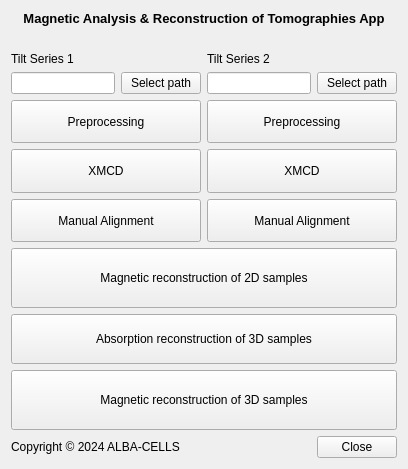
<?xml version="1.0" encoding="UTF-8"?>
<ui version="4.0">
 <class>MagnetismMISTRALGUI</class>
 <widget class="QWidget" name="MagnetismMISTRALGUI">
  <property name="geometry">
   <rect>
    <x>0</x>
    <y>0</y>
    <width>408</width>
    <height>469</height>
   </rect>
  </property>
  <property name="windowTitle">
   <string>MARTApp</string>
  </property>
  <layout class="QVBoxLayout" name="verticalLayout_2">
   <item>
    <widget class="QLabel" name="label_3">
     <property name="font">
      <font>
       <pointsize>10</pointsize>
       <weight>75</weight>
       <bold>true</bold>
      </font>
     </property>
     <property name="text">
      <string>Magnetic Analysis &amp; Reconstruction of Tomographies App</string>
     </property>
     <property name="alignment">
      <set>Qt::AlignCenter</set>
     </property>
    </widget>
   </item>
   <item>
    <layout class="QHBoxLayout" name="horizontalLayout_2">
     <item>
      <widget class="QLabel" name="ALBALogo_label">
       <property name="maximumSize">
        <size>
         <width>100</width>
         <height>50</height>
        </size>
       </property>
       <property name="text">
        <string/>
       </property>
       <property name="scaledContents">
        <bool>true</bool>
       </property>
      </widget>
     </item>
    </layout>
   </item>
   <item>
    <layout class="QVBoxLayout" name="verticalLayout">
     <item>
      <layout class="QGridLayout" name="gridLayout">
       <property name="sizeConstraint">
        <enum>QLayout::SetMaximumSize</enum>
       </property>
       <item row="4" column="0">
        <widget class="QPushButton" name="magnetismXMCDTS1_pushButton">
         <property name="sizePolicy">
          <sizepolicy hsizetype="Minimum" vsizetype="Expanding">
           <horstretch>0</horstretch>
           <verstretch>0</verstretch>
          </sizepolicy>
         </property>
         <property name="toolTip">
          <string>Execute pipeline &quot;magnetism_xmcd&quot; for tilt series 1</string>
         </property>
         <property name="text">
          <string>XMCD</string>
         </property>
        </widget>
       </item>
       <item row="3" column="1">
        <widget class="QPushButton" name="magnetismTS2_pushButton">
         <property name="sizePolicy">
          <sizepolicy hsizetype="Minimum" vsizetype="Expanding">
           <horstretch>0</horstretch>
           <verstretch>0</verstretch>
          </sizepolicy>
         </property>
         <property name="toolTip">
          <string>Execute pipeline &quot;magnetism&quot; for tilt series 2</string>
         </property>
         <property name="text">
          <string>Preprocessing</string>
         </property>
        </widget>
       </item>
       <item row="0" column="1">
        <widget class="QLabel" name="label_2">
         <property name="toolTip">
          <string>Location of the data of the second (rotated) tilt series.</string>
         </property>
         <property name="text">
          <string>Tilt Series 2</string>
         </property>
        </widget>
       </item>
       <item row="5" column="1">
        <widget class="QPushButton" name="ManualAliTS2_pushButton">
         <property name="sizePolicy">
          <sizepolicy hsizetype="Minimum" vsizetype="Expanding">
           <horstretch>0</horstretch>
           <verstretch>0</verstretch>
          </sizepolicy>
         </property>
         <property name="toolTip">
          <string>Perform manual alignment for tilt series 2</string>
         </property>
         <property name="text">
          <string>Manual Alignment</string>
         </property>
        </widget>
       </item>
       <item row="2" column="1">
        <layout class="QHBoxLayout" name="horizontalLayout_4">
         <item>
          <widget class="QLineEdit" name="pathTS2_lineEdit"/>
         </item>
         <item>
          <widget class="QPushButton" name="selectPathTS2_pushButton">
           <property name="text">
            <string>Select path</string>
           </property>
          </widget>
         </item>
        </layout>
       </item>
       <item row="5" column="0">
        <widget class="QPushButton" name="ManualAliTS1_pushButton">
         <property name="sizePolicy">
          <sizepolicy hsizetype="Minimum" vsizetype="Expanding">
           <horstretch>0</horstretch>
           <verstretch>0</verstretch>
          </sizepolicy>
         </property>
         <property name="toolTip">
          <string>Perform manual alignment for tilt series 1</string>
         </property>
         <property name="text">
          <string>Manual Alignment</string>
         </property>
        </widget>
       </item>
       <item row="3" column="0">
        <widget class="QPushButton" name="magnetismTS1_pushButton">
         <property name="sizePolicy">
          <sizepolicy hsizetype="Minimum" vsizetype="Expanding">
           <horstretch>0</horstretch>
           <verstretch>0</verstretch>
          </sizepolicy>
         </property>
         <property name="toolTip">
          <string>Execute pipeline &quot;magnetism&quot; for tilt series 1</string>
         </property>
         <property name="text">
          <string>Preprocessing</string>
         </property>
        </widget>
       </item>
       <item row="4" column="1">
        <widget class="QPushButton" name="magnetismXMCDTS2_pushButton">
         <property name="sizePolicy">
          <sizepolicy hsizetype="Minimum" vsizetype="Expanding">
           <horstretch>0</horstretch>
           <verstretch>0</verstretch>
          </sizepolicy>
         </property>
         <property name="toolTip">
          <string>Execute pipeline &quot;magnetism_xmcd&quot; for tilt series 2</string>
         </property>
         <property name="text">
          <string>XMCD</string>
         </property>
        </widget>
       </item>
       <item row="0" column="0">
        <widget class="QLabel" name="label">
         <property name="toolTip">
          <string>Location of the data of the first tilt series.</string>
         </property>
         <property name="text">
          <string>Tilt Series 1</string>
         </property>
        </widget>
       </item>
       <item row="2" column="0">
        <layout class="QHBoxLayout" name="horizontalLayout_3" stretch="0,0">
         <property name="spacing">
          <number>6</number>
         </property>
         <property name="sizeConstraint">
          <enum>QLayout::SetDefaultConstraint</enum>
         </property>
         <item>
          <widget class="QLineEdit" name="pathTS1_lineEdit"/>
         </item>
         <item>
          <widget class="QPushButton" name="selectPathTS1_pushButton">
           <property name="text">
            <string>Select path</string>
           </property>
          </widget>
         </item>
        </layout>
       </item>
      </layout>
     </item>
     <item>
      <widget class="QPushButton" name="magnetism2Dreconstruction_pushButton">
       <property name="sizePolicy">
        <sizepolicy hsizetype="Minimum" vsizetype="Expanding">
         <horstretch>0</horstretch>
         <verstretch>0</verstretch>
        </sizepolicy>
       </property>
       <property name="maximumSize">
        <size>
         <width>16777215</width>
         <height>60</height>
        </size>
       </property>
       <property name="toolTip">
        <string>Execute pipeline &quot;magnetism_2Dreconstruction&quot;</string>
       </property>
       <property name="text">
        <string>Magnetic reconstruction of 2D samples</string>
       </property>
      </widget>
     </item>
     <item>
      <widget class="QPushButton" name="absorption3Dreconstruction_pushButton">
       <property name="sizePolicy">
        <sizepolicy hsizetype="Minimum" vsizetype="Expanding">
         <horstretch>0</horstretch>
         <verstretch>0</verstretch>
        </sizepolicy>
       </property>
       <property name="maximumSize">
        <size>
         <width>16777215</width>
         <height>50</height>
        </size>
       </property>
       <property name="text">
        <string>Absorption reconstruction of 3D samples</string>
       </property>
      </widget>
     </item>
     <item>
      <widget class="QPushButton" name="magnetism3Dreconstruction_pushButton">
       <property name="sizePolicy">
        <sizepolicy hsizetype="Minimum" vsizetype="Expanding">
         <horstretch>0</horstretch>
         <verstretch>0</verstretch>
        </sizepolicy>
       </property>
       <property name="maximumSize">
        <size>
         <width>16777215</width>
         <height>60</height>
        </size>
       </property>
       <property name="text">
        <string>Magnetic reconstruction of 3D samples</string>
       </property>
      </widget>
     </item>
    </layout>
   </item>
   <item>
    <layout class="QHBoxLayout" name="horizontalLayout">
     <item>
      <widget class="QLabel" name="label_4">
       <property name="text">
        <string>Copyright © 2024 ALBA-CELLS</string>
       </property>
      </widget>
     </item>
     <item>
      <spacer name="horizontalSpacer">
       <property name="orientation">
        <enum>Qt::Horizontal</enum>
       </property>
       <property name="sizeHint" stdset="0">
        <size>
         <width>40</width>
         <height>20</height>
        </size>
       </property>
      </spacer>
     </item>
     <item>
      <widget class="QPushButton" name="pushButton_4">
       <property name="text">
        <string>Close</string>
       </property>
      </widget>
     </item>
    </layout>
   </item>
  </layout>
 </widget>
 <resources/>
 <connections>
  <connection>
   <sender>pushButton_4</sender>
   <signal>clicked()</signal>
   <receiver>MagnetismMISTRALGUI</receiver>
   <slot>close()</slot>
   <hints>
    <hint type="sourcelabel">
     <x>737</x>
     <y>423</y>
    </hint>
    <hint type="destinationlabel">
     <x>730</x>
     <y>438</y>
    </hint>
   </hints>
  </connection>
 </connections>
</ui>
